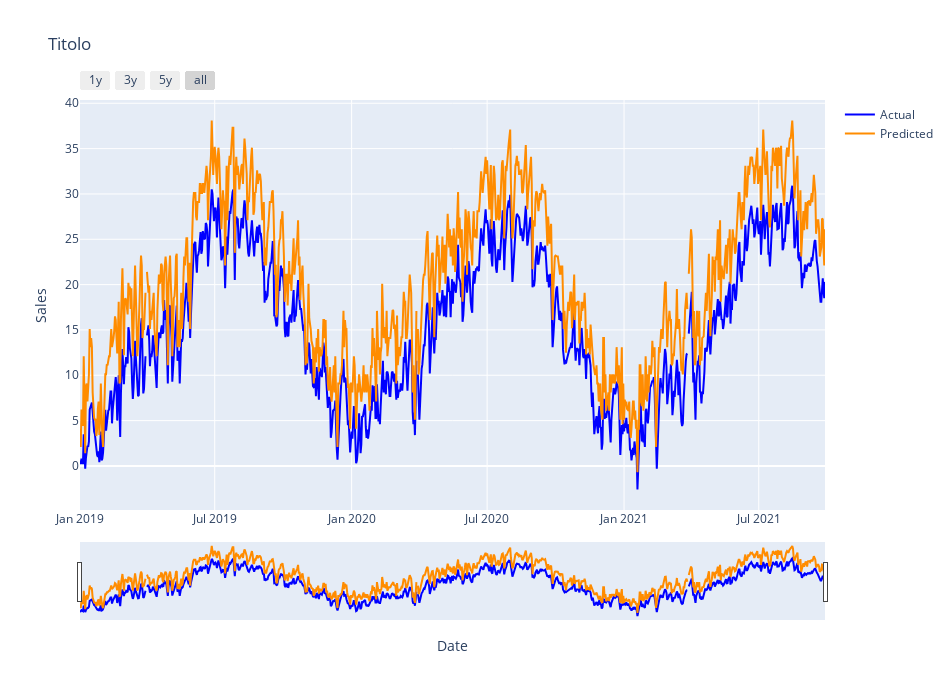

Notebook code for this chart:
### Code cell
### ZOOM 

import plotly.graph_objects as go

fig = go.Figure()

#Actual 
fig.add_trace(go.Scatter(x = df.index, 
                         y = df['tavg'],
                         mode = "lines",
                         name = "Actual",
                         line_color='#0000FF',
                         ))

#Predicted 
fig.add_trace(go.Scatter(x = df.index, 
                         y = df['tmax'],
                         mode = "lines", 
                         name = "Predicted",
                         line_color='#ff8c00',
                         ))

# adjust layout
fig.update_layout(title = "Titolo",
                  xaxis_title = "Date",
                  yaxis_title = "Sales",
                  width = 950,
                  height = 700,
                  )

# zoomming
fig.update_xaxes(
    rangeslider_visible=True,
    rangeselector=dict(
        buttons=list([
            dict(count=1, label="1y", step="year", stepmode="backward"),
            dict(count=2, label="3y", step="year", stepmode="backward"),
            dict(count=3, label="5y", step="year", stepmode="backward"),
            dict(step="all")
        ])
    )
)

### Figure 1 — Plotly figure (JSON) as saved in the notebook; plotly's stock layout.template omitted (floating-point values rounded to 4 significant figures; data arrays with more than 128 entries replaced by an {"elided": "..."} marker saying what was removed)
{"data": [{"line": {"color": "#0000FF"}, "mode": "lines", "name": "Actual", "type": "scatter", "x": {"elided": "1002 str values"}, "y": {"elided": "1002 float values"}}, {"line": {"color": "#ff8c00"}, "mode": "lines", "name": "Predicted", "type": "scatter", "x": {"elided": "1002 str values"}, "y": {"elided": "1002 float values"}}], "layout": {"height": 700, "title": {"text": "Titolo"}, "width": 950, "xaxis": {"rangeselector": {"buttons": [{"count": 1, "label": "1y", "step": "year", "stepmode": "backward"}, {"count": 2, "label": "3y", "step": "year", "stepmode": "backward"}, {"count": 3, "label": "5y", "step": "year", "stepmode": "backward"}, {"step": "all"}]}, "rangeslider": {"visible": true}, "title": {"text": "Date"}}, "yaxis": {"title": {"text": "Sales"}}}}
